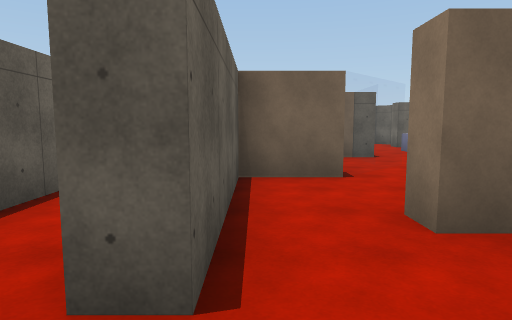
View 1 (above)

16 first-person views from a walk through a scene from a Unity 3-D project. The camera is 1.5 m above the floor, tilts 6° down and sees 75° across. The floor is counted in squares, 2 m on a side. Each view is taken from the middle of a square. On the plan, view 1 faces up. The plan holds only what a view shows up to about 11 squares ahead; the rest is blank. Door leaves are left out, so doorways stand open. Some surface patterns are stand-ins.

View 2
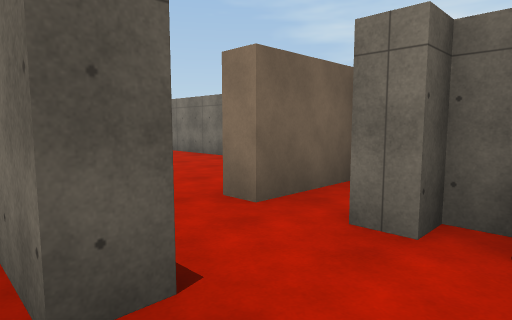

View 3
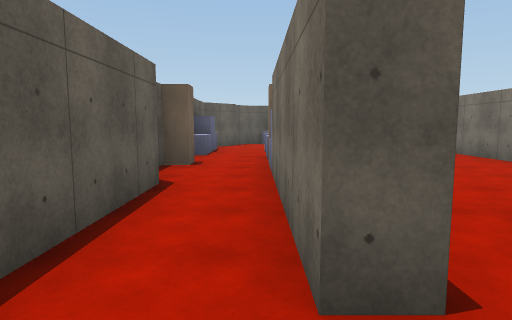

View 4
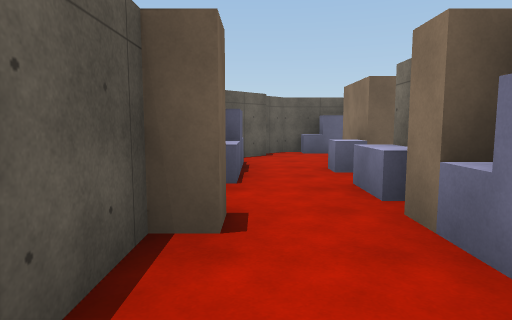

View 5
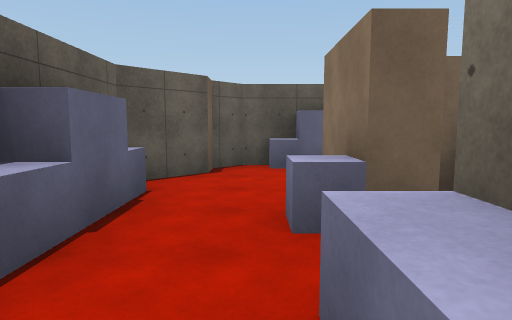

View 6
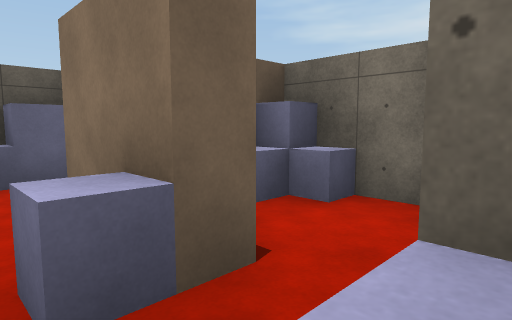

View 7
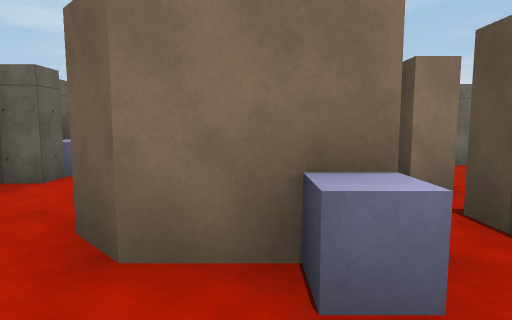

View 8
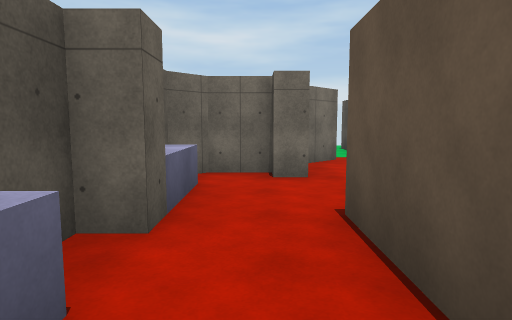

View 9
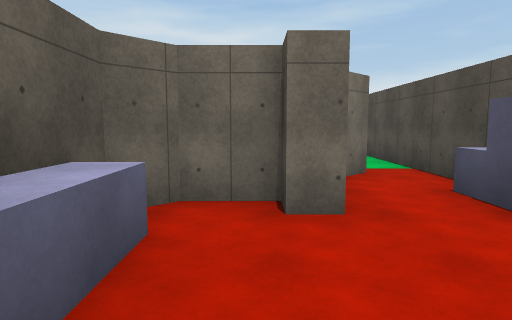

View 10
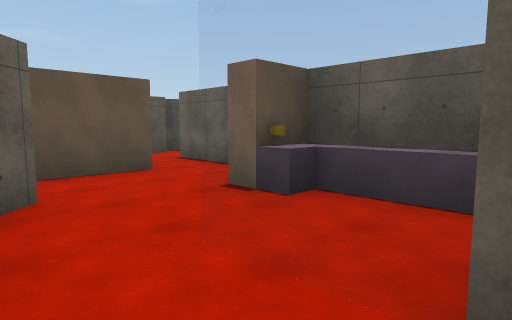

View 11
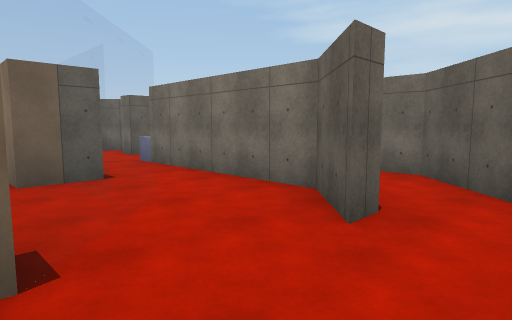

View 12
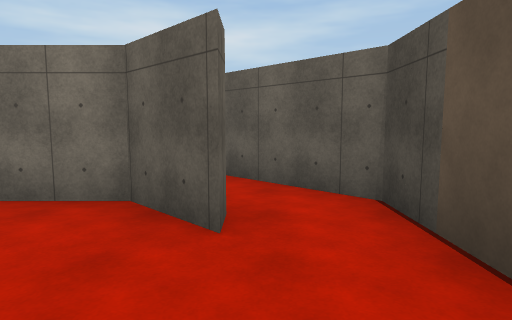

View 13
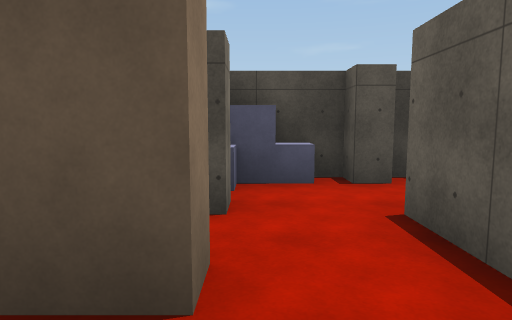

View 14
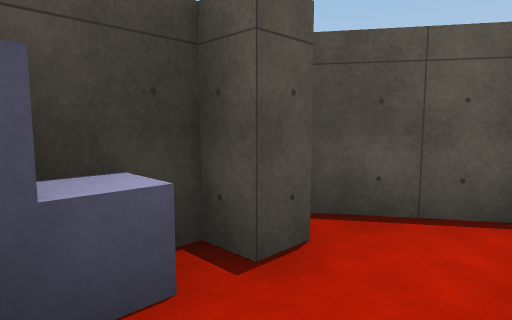

View 15
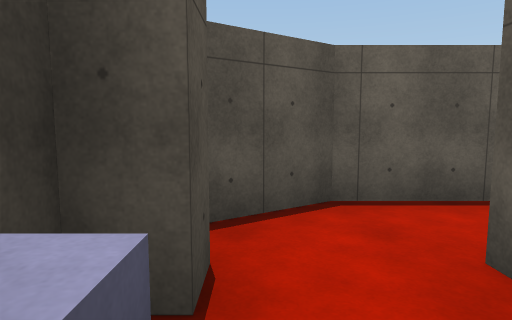

View 16
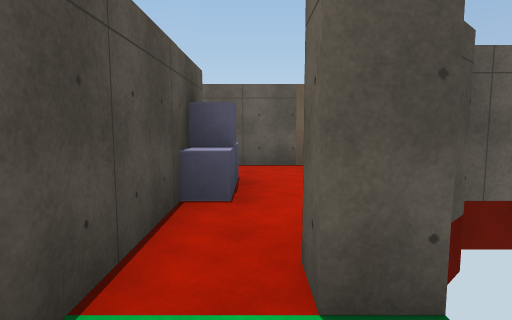

### Floor plan
Ten units are one square. View 1 is at (0, 0); x grows to the right and y downward. Boxes are objects, and circles mark ways between rooms. Rooms are numbered by the first view taken in them; rooms with no view inside come last. Other rooms are left out.
<svg viewBox="-33 -137 146 149">
<path fill="none" stroke="#000" d="M18 -2 18 -7 13 -7 13 -12M1 2 14 2M-3 2 -3 7 8 7M-3 -25 -3 -12M-22 -42 -22 -7 -13 7 -9 7M-22 -68 -22 -62 -27 -62 -27 -49M-2 -78 -2 -82M-3 -12 -7 -12 -7 -68M-21 -92 -28 -92M-9 2 -3 2M-22 -108 -22 -82M-17 -122 -27 -113M-7 -72 -7 -82M-22 -82 -26 -82M-2 -126 -2 -132 -12 -132 -17 -127 -17 -122M4 -127 -7 -127M9 -112 27 -112M23 -127 23 -132 15 -132M-2 -91 -2 -107 3 -113M-7 -127 -7 -132M-7 -92 -7 -97 -2 -97M48 -97 58 -97M53 -98 53 -93 75 -93M27 -112 27 -96M54 -112 48 -112 48 -117M52 -117 52 -127 47 -132 35 -132M42 -127 23 -127M72 -102 65 -110M43 -65 43 -98M58 -97 58 -92M39 -42 32 -42 43 -53 43 -65M12 -58 12 -47 -3 -47 -3 -25M13 -22 13 -27 43 -27 63 -47M78 -109 78 -102M75 -93 108 -93M1 -82 8 -82M2 -74 2 -53 12 -53M4 -92 -7 -92M23 -90 23 -102 12 -102M18 -97 18 -108M29 -77 18 -77 18 -82M7 -74 7 -58 12 -58M24 -97 18 -97"/>
<circle cx="0" cy="-5" r="3" fill="#2a7"/>
<circle cx="10" cy="-30" r="3" fill="#2a7"/>
<circle cx="-10" cy="-105" r="3" fill="#2a7"/>
<circle cx="0" cy="-90" r="3" fill="#2a7"/>
<circle cx="30" cy="-120" r="3" fill="#2a7"/>
<circle cx="40" cy="-70" r="3" fill="#2a7"/>
<circle cx="73" cy="-97" r="3" fill="#2a7"/>
<text x="10" y="-10">1</text>
<text x="-20" y="-50">2</text>
<text x="0" y="-120">3</text>
<text x="40" y="-100">4</text>
<text x="30" y="-50">5</text>
<text x="100" y="-100">6</text>
<text x="10" y="-80">7</text>
</svg>
Room 1 opens to room 2. Room 1 opens to room 5. Room 2 opens to room 3. Room 2 opens to room 7. Room 3 opens to room 4. Room 4 opens to room 5. Room 4 opens to room 6.

Where each view was taken, in squares from view 1:
view 1: 0 up, 0 right, facing up
view 2: 0 up, 1 left, facing up-right
view 3: 0 up, 1 left, facing up
view 4: 4 up, 2 left, facing up
view 5: 7 up, 1 left, facing up
view 6: 8 up, 1 left, facing up-right
view 7: 10 up, 2 left, facing right
view 8: 12 up, 0 right, facing right
view 9: 12 up, 2 right, facing right
view 10: 8 up, 4 right, facing down-left
view 11: 3 up, 1 right, facing up-right
view 12: 4 up, 1 right, facing right
view 13: 4 up, 1 right, facing down
view 14: 1 up, 1 right, facing down-left
view 15: 0 up, 1 right, facing left
view 16: 10 up, 9 right, facing left
